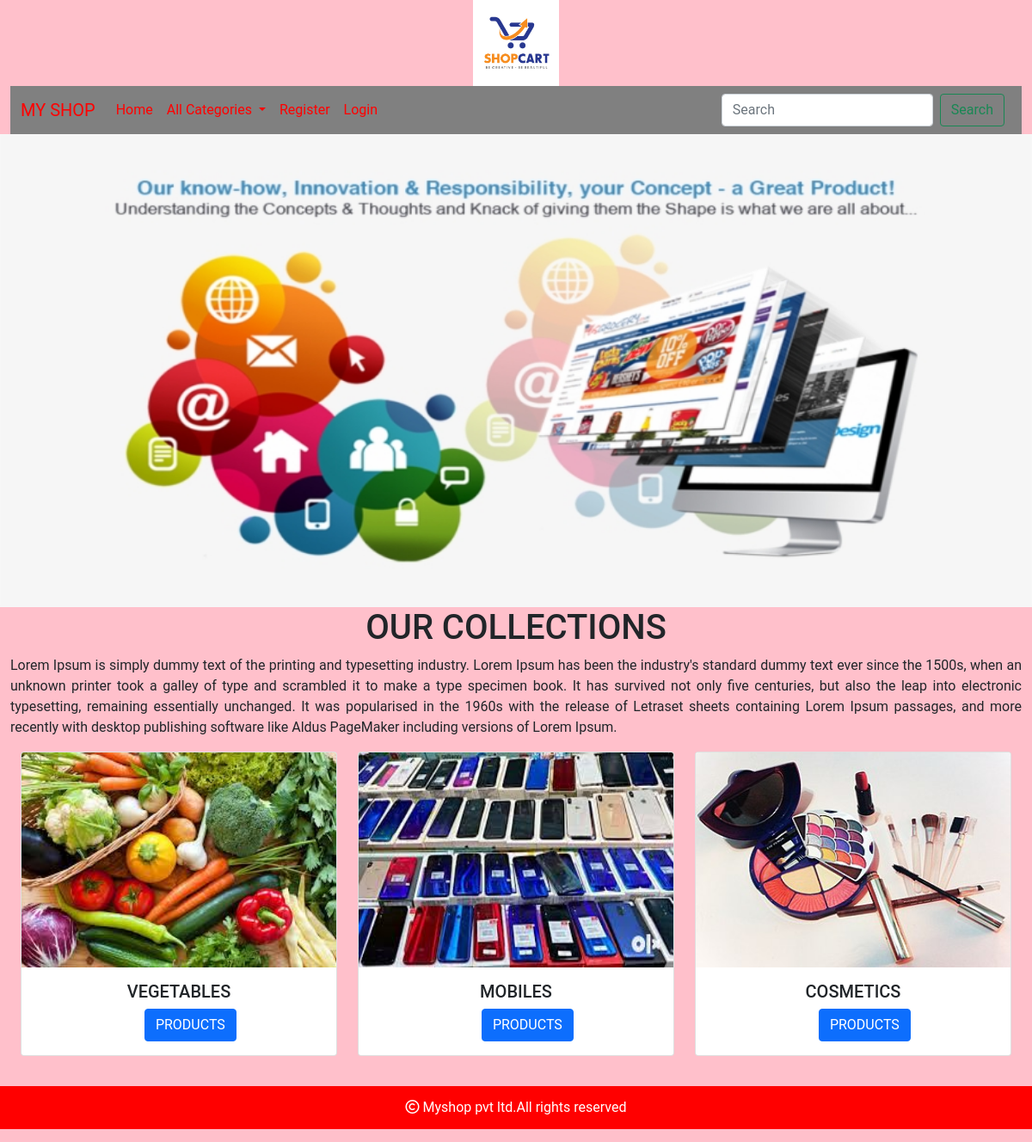
The page / on the database its author committed.
### shop/models.py (models this page shows)
class Category(models.Model):
    name=models.CharField(max_length=250,unique=True)
    slug=models.SlugField(max_length=250,unique=True)
    description=models.TextField(blank=True)
    image=models.ImageField(upload_to='shop/category',null=True,blank=True)

### shop/views.py (the view)
# urls.py: 2. Add a URL to urlpatterns:  path('', views.home, name='home')
def home(request):
    c=Category.objects.all()
    return render(request,'category.html',{'c':c})

### cart/context_processors.py (called while the page is built, shortened)
def counter(request):
    item_count=0
    return {'item_count':item_count}

### shop/context_processors.py (called while the page is built)
def menu_links(request):
    links=Category.objects.all()
    return {'links':links}

### templates/category.html
{% extends 'base.html' %}
{% load static %}
{% block content %}
<div>
    <img src="{% static 'img/ecom.png' %}" height="550px" width="100%">
</div>
<div class="container-fluid" style="margin-bottom:100px;">
    <h1 class="text-center">OUR COLLECTIONS</h1>
    <p style="text-align:justify;">Lorem Ipsum is simply dummy text of the printing and typesetting industry. Lorem Ipsum has been the industry's standard dummy text ever since the 1500s, when an unknown printer took a galley of type and scrambled it to make a type specimen book. It has survived not only five centuries, but also the leap into electronic typesetting, remaining essentially unchanged. It was popularised in the 1960s with the release of Letraset sheets containing Lorem Ipsum passages, and more recently with desktop publishing software like Aldus PageMaker including versions of Lorem Ipsum.</p>
<div class="container-fluid" style="margin-bottom:100px;">
    <div class="row ">
        {%for i in c %}
        <div class=" col-md-4 ">
            <div class="card" style="">
                <img src="{{i.image.url}}" class="card-img-top"  alt="..." height="250px">
                <div class="card-body">
                 <h5 class="card-title text-center">{{i.name}}</h5>
                <a href="{% url 'shop:allproducts' i.slug %}" class="btn btn-primary" style="position:relative;left:38%">PRODUCTS</a>
                </div>
            </div>
        </div>
        {% endfor %}
    </div>
</div>
</div>
{% endblock %}

### static/css/custom.css (style rules this page uses)
body { background-color:pink; font-family: 'Roboto', sans-serif; }

### rows shown on the page
Category: image (picture), name "VEGETABLES"
Category: image (picture), name "MOBILES"
Category: image (picture), name "COSMETICS"
